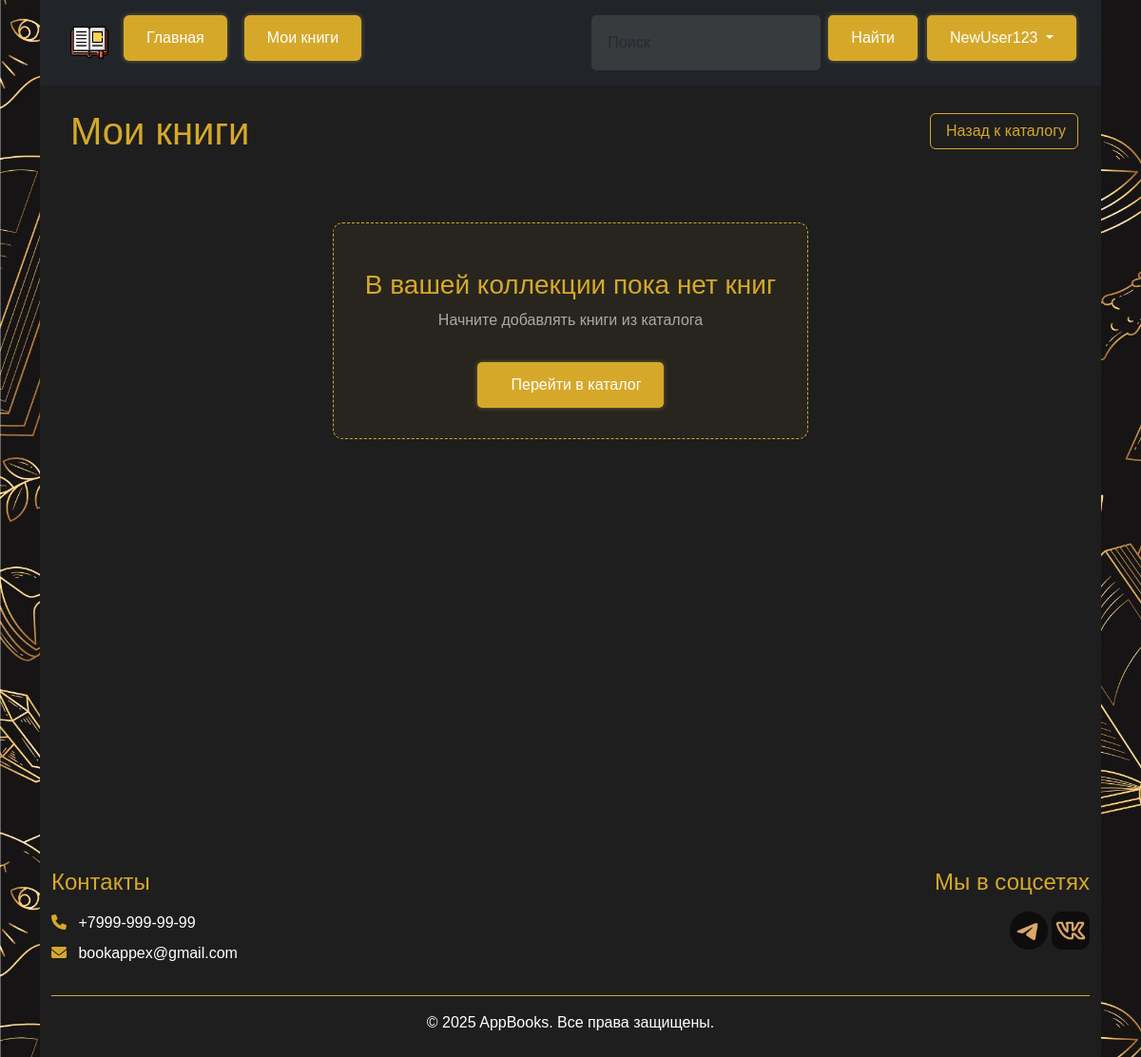
The app's page /Bookmarks (signed in), older data.
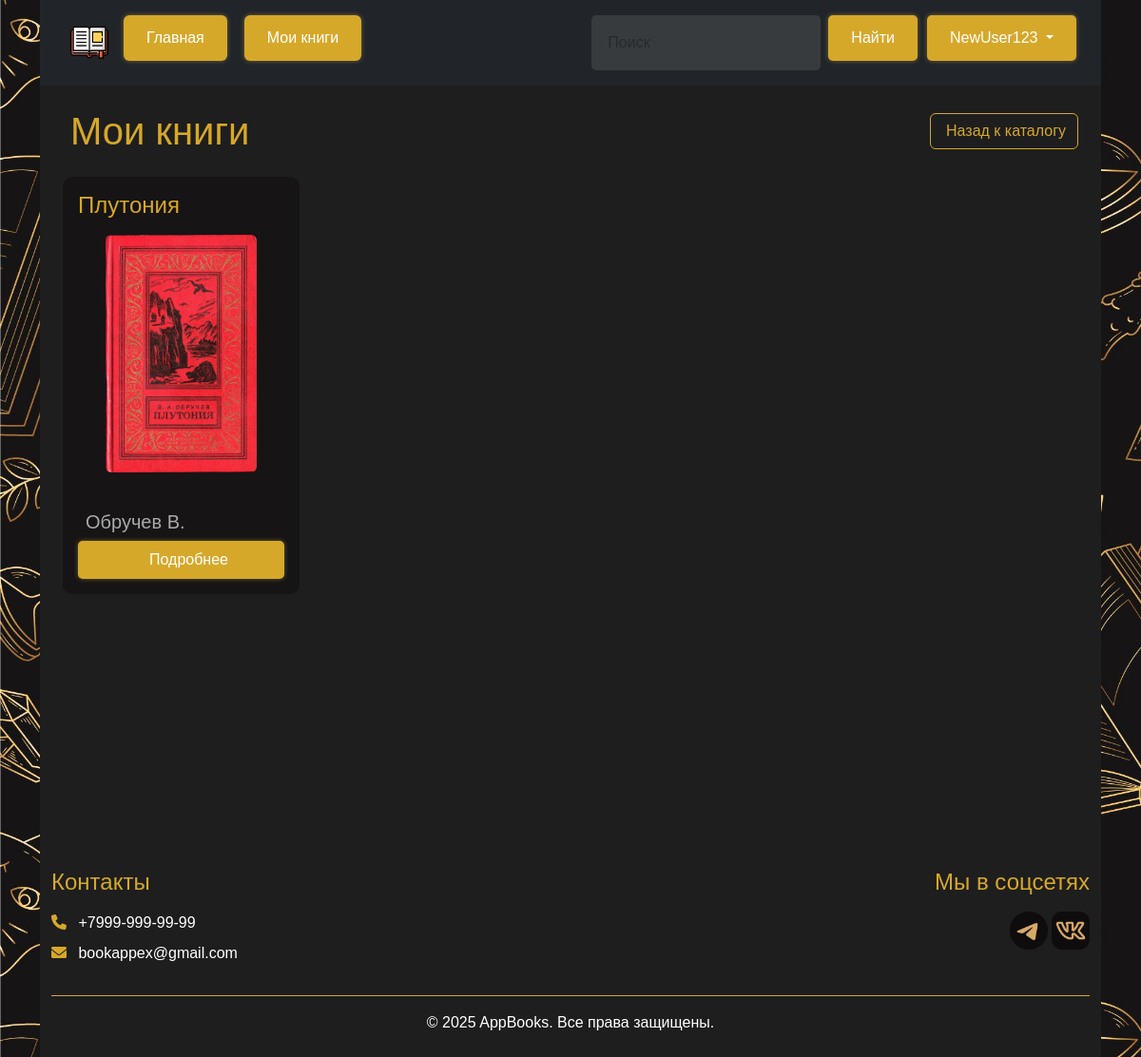
The same page, newer data.
### models.py (models this page shows, shortened)
class Bookmark(db.Model):
    id = db.Column(db.Integer, primary_key=True)
    user_id = db.Column(db.Integer, db.ForeignKey('authorization.id'), nullable=False)
    book_id = db.Column(db.Integer, db.ForeignKey('books.id'), nullable=False)
    user = db.relationship('Authorization', backref='bookmarks')
    book = db.relationship('Books', backref='bookmarks')
    pass

class Books(db.Model):
    id = db.Column(db.Integer, primary_key = True)
    Title = db.Column(db.String(100), nullable = False)
    Cover = db.Column(db.String(100), nullable = False)
    Author = db.Column(db.String(100), nullable = False)
    About = db.Column(db.Text, nullable = False)
    File_path = db.Column(db.String(100), nullable = False)
    Cost = db.Column(db.Float, nullable = False)
    @property
    def cover_url(self):
        clean_path = self.Cover.replace('\\', '/')
        return url_for('static', filename=f'uploads/{clean_path}')

### BooksApp.py (the view)
@app.route('/Bookmarks')
@login_required
def Bookmarks():
    username = session.get('username')
    user = Authorization.query.filter_by(Name=session['username']).first()
    bookmarks = Bookmark.query.filter_by(user_id=user.id).options(    db.joinedload(Bookmark.book)    ).all()
    return render_template('Bookmarks.html', bookmarks=bookmarks,  username=username, admin=adm())

### BooksApp.py (called while the page is built)
def login_required(f):
    @wraps(f)
    def decorated(*args, **kwargs):
        if 'username' not in session:
            flash('Требуется авторизация', 'error')
            return redirect(url_for('Log_in'))
        return f(*args, **kwargs)
    return decorated

def adm():
    username=session.get('username')
    if 'username' not in session:
        return False
    user = Authorization.query.filter_by(Name=username).first()
    if user.Rank == 'Admin':
       return True
    return False

### templates/Bookmarks.html (shortened to what this page needs)
{% extends 'base.html' %}
{% block body %}
<div class="container-fluid bg-dark text-light p-4 min-vh-100">
    <div class="d-flex flex-column flex-md-row justify-content-between align-items-start align-items-md-center mb-4">
        <h1 class="text-gold mb-3 mb-md-0">
            Мои книги
        </h1>
        <div>
            <a href="/Main" class="btn btn-outline-gold">
                Назад к каталогу
            </a>
        </div>
    </div>
    <div class="row g-4">
        {% if bookmarks|length > 0 %}
            {% for bookmark in bookmarks %}
            <div class="col-md-6 col-lg-4 col-xl-3">
                <div class="card h-100 border-gold bg-darker">
                    <div class="card-body d-flex flex-column">
                        <a href="{{ url_for('book_detail', id=bookmark.book.id) }}" class="text-decoration-none">
                            <h4 class="text-gold mb-3 text-truncate">{{ bookmark.book.Title }}</h4>
                        </a>
                        <div class="text-center mb-3 flex-grow-1">
                            <img class="cover__img img-fluid rounded"
                                 src="{{bookmark.book.cover_url}}"
                                 alt="{{ bookmark.book.Title }}">
                        </div>
                        <div class="mt-auto">
                            <h5 class="text-muted">
                                {{ bookmark.book.Author }}
                            </h5>
                        </div>
                        <div class="mt-auto text-center">
                            <a href="{{ url_for('book_detail', id=bookmark.book.id) }}" class="btn btn-gold w-100 py-2">
                                Подробнее
                            </a>
                        </div>
                    </div>
                </div>
            </div>
            {% endfor %}
        {% else %}
            <div class="col-12 text-center py-5">
                <div class="empty-state">
                    <h3 class="text-gold mt-3">В вашей коллекции пока нет книг</h3>
                    <p class="text-muted">Начните добавлять книги из каталога</p>
                    <a href="/Main" class="btn btn-gold mt-3">
                        Перейти в каталог
                    </a>
                </div>
            </div>
        {% endif %}
    </div>
</div>
{% endblock %}

Row changes from the older to the newer data that the page shows:
added Bookmark: book.Title "Плутония", book.cover_url (picture), book.Author "Обручев В."
Text that changed along with them:
text no longer shown: "В вашей коллекции пока нет книг Начните добавлять книги из каталога Перейти в каталог"
